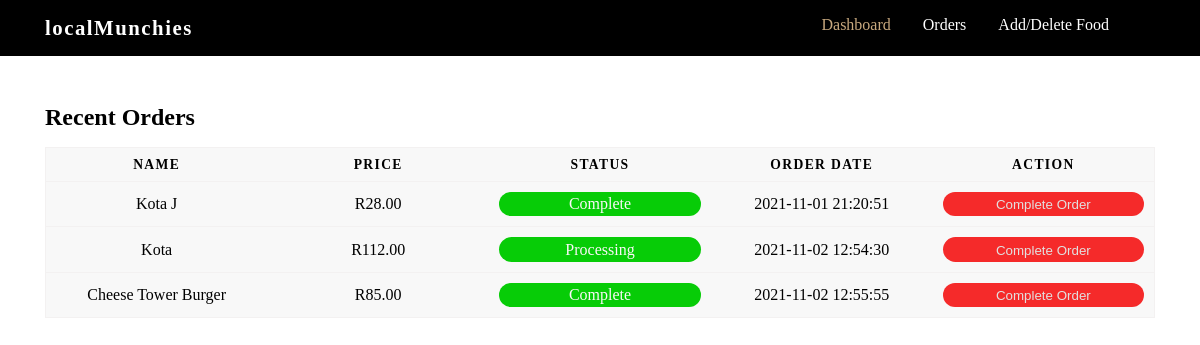
/orders.php (signed in), run on the app's committed database.
### tables this page shows
CREATE TABLE `orders` (
  `order_id` int(11) NOT NULL,
  `food_id` int(11) NOT NULL,
  `customer_id` int(11) NOT NULL,
  `store_id` int(11) NOT NULL,
  `food_name` varchar(255) NOT NULL,
  `food_price` decimal(10,2) NOT NULL,
  `quantity` int(11) NOT NULL,
  `OrderStatus` varchar(20) NOT NULL,
  `customerAddress` varchar(255) NOT NULL,
  `OrderDate` datetime NOT NULL
);

### orders.php (the view, shortened to what this page needs)
<?php
include './templates/dashboardnav.php';
include './database/dbconn.php';
$storeID = $_SESSION['storeID'];
$sql = "SELECT * FROM orders WHERE store_id='$storeID'";
$results = mysqli_query($conn, $sql);
$orders = mysqli_fetch_all($results, MYSQLI_ASSOC);
?>
<section>
  <div class="container">
    <div class="contents">
      <div class="recentOrders">
        <h2>Recent Orders</h2>
        <table>
          <thead>
            <tr>
              <th scope="col">Name</th>
              <th scope="col">Price</th>
              <th scope="col">Status</th>
              <th scope="col">Order Date</th>
              <th scope="col">Action</th>
            </tr>
          </thead>
          <tbody>
            <form action="orders.php" method="POST">
              <?php foreach ($orders as $order) : ?>
                <tr>
                  <td data-label="Name"><?php echo $order['food_name'] ?></td>
                  <td data-label="Price">R<?php echo $order['food_price'] ?></td>
                  <td data-label="Status">
                    <div class="status delivered"><?php echo $order['OrderStatus'] ?></div>
                  </td>
                  <td data-label="Order"><?php echo $order['OrderDate'] ?></td>
                  <td data-label="Action">
                    <div class="status delete">
                      <input type="submit" name="complete" value="Complete Order" class="btn-delete">
                    </div>
                  </td>
                </tr>
              <?php endforeach ?>
            </form>
          </tbody>
        </table>
      </div>
    </div>
  </div>
</section>
</body>
</html>

### css/dashboard.css (style rules this page uses)
* { margin: 0; padding: 0; text-decoration: none; list-style: none; -webkit-box-sizing: border-box; box-sizing: border-box; }
.container { padding: 0 15px; width: 100%; margin: 0 auto; }
@media screen and (min-width: 480px) { .container { max-width: 570px; } }
@media screen and (min-width: 768px) { .container { max-width: 720px; } }
@media screen and (min-width: 992px) { .container { max-width: 960px; } }
@media screen and (min-width: 1200px) { .container { max-width: 1140px; } }
.recentOrders { margin-top: 3rem; }
table { border-collapse: collapse; margin: 0; margin-top: 1rem; padding: 0; width: 100%; table-layout: fixed; }
table tr { background-color: #f8f8f8; border: 1px solid #f3f1f1; padding: .35em; }
table th, table td { padding: .625em; text-align: center; }
table th { font-size: .85em; letter-spacing: .1em; text-transform: uppercase; }
.status { color: #fbf8f8; padding: 0.2rem; border-radius: 20px; }
.delivered { background-color: #07cc07; }
.delete { background-color: #f52a2a; }
.btn-delete { width: 100%; color: #e2dfdf; cursor: pointer; background: none; border: none; }

### data on the page
orders: food_name "Kota J", food_price "28.00", OrderStatus "Complete", OrderDate "2021-11-01 21:20:51"
orders: food_name "Kota", food_price "112.00", OrderStatus "Processing", OrderDate "2021-11-02 12:54:30"
orders: food_name "Cheese Tower Burger", food_price "85.00", OrderStatus "Complete", OrderDate "2021-11-02 12:55:55"

### other printed values
$_SESSION['Storename'] "localMunchies"
